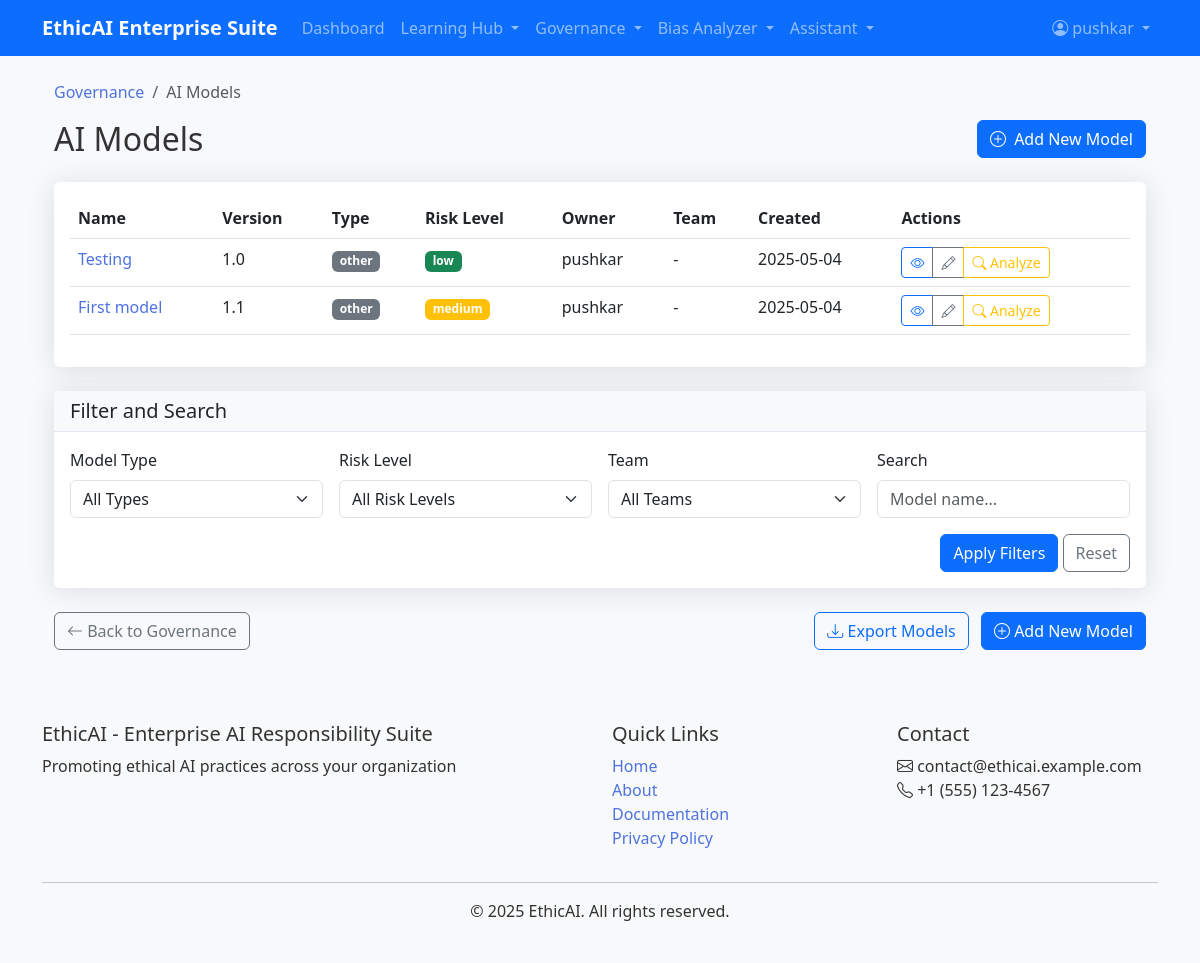
Screenshot of /governance/ai_models (signed in) with the database file from the repository.
### app/models.py (models this page shows, shortened)
class User(UserMixin, db.Model):
    id = db.Column(db.Integer, primary_key=True)
    username = db.Column(db.String(64), index=True, unique=True)
    email = db.Column(db.String(120), index=True, unique=True)
    password_hash = db.Column(db.String(128))
    role = db.Column(db.String(20), default=ROLES['USER'])
    is_active = db.Column(db.Boolean, default=True)
    created_at = db.Column(db.DateTime, default=datetime.utcnow)
    certificates = db.relationship('Certificate', backref='user', lazy='dynamic')
    ai_models = db.relationship('AIModel', backref='owner', lazy='dynamic')
    assessments = db.relationship('Assessment', backref='user', lazy='dynamic')
    assistant_interactions = db.relationship('AssistantInteraction', backref='user', lazy='dynamic')

class AIModel(db.Model):
    id = db.Column(db.Integer, primary_key=True)
    name = db.Column(db.String(128), index=True)
    version = db.Column(db.String(64))
    description = db.Column(db.Text)
    model_type = db.Column(db.String(64))  # classification, regression, nlp, etc.
    risk_level = db.Column(db.String(20))  # low, medium, high
    file_path = db.Column(db.String(256), nullable=True)
    api_endpoint = db.Column(db.String(256), nullable=True)
    created_at = db.Column(db.DateTime, default=datetime.utcnow)
    updated_at = db.Column(db.DateTime, default=datetime.utcnow, onupdate=datetime.utcnow)
    owner_id = db.Column(db.Integer, db.ForeignKey('user.id'))
    team_id = db.Column(db.Integer, db.ForeignKey('team.id'), nullable=True)
    audit_logs = db.relationship('AuditLog', backref='ai_model', lazy='dynamic')
    bias_reports = db.relationship('BiasReport', backref='ai_model', lazy='dynamic')
    compliance_statuses = db.relationship('ComplianceStatus', backref='ai_model', lazy='dynamic')

### app/modules/governance/routes.py (the view)
@bp.route('/ai_models')
@login_required
def ai_models():
    try:
        ai_models = AIModel.query.filter_by(owner_id=current_user.id).all()
        for team in current_user.teams:
            team_models = AIModel.query.filter_by(team_id=team.id).all()
            for model in team_models:
                if model not in ai_models:
                    ai_models.append(model)
        return render_template(
            'governance/ai_models.html',
            title='AI Models',
            ai_models=ai_models
        )
    except Exception as e:
        print(f"Database error: {e}")
        flash("An error occurred while processing your request. Please try again later.", "error")
        return redirect(url_for('main.index'))

### app/models.py (called while the page is built)
@login_manager.user_loader
def load_user(id):
    return User.query.get(int(id))

### app/templates/governance/ai_models.html (shortened to what this page needs)
{% extends "base.html" %}
{% block content %}
<div class="container">
    <div class="row mb-4">
        <div class="col-lg-12">
            <nav aria-label="breadcrumb">
                <ol class="breadcrumb">
                    <li class="breadcrumb-item"><a href="{{ url_for('governance.index') }}">Governance</a></li>
                    <li class="breadcrumb-item active">AI Models</li>
                </ol>
            </nav>
            <div class="d-flex justify-content-between align-items-center mb-4">
                <h1 class="h2 mb-0">AI Models</h1>
                <a href="{{ url_for('governance.add_ai_model') }}" class="btn btn-primary">
                    <i class="bi bi-plus-circle me-1"></i> Add New Model
                </a>
            </div>
            <div class="card">
                <div class="card-body">
                    <div class="table-responsive">
                        {% if ai_models %}
                        <table class="table table-hover">
                            <thead>
                                <tr>
                                    <th>Name</th>
                                    <th>Version</th>
                                    <th>Type</th>
                                    <th>Risk Level</th>
                                    <th>Owner</th>
                                    <th>Team</th>
                                    <th>Created</th>
                                    <th>Actions</th>
                                </tr>
                            </thead>
                            <tbody>
                                {% for model in ai_models %}
                                <tr>
                                    <td>
                                        <a href="{{ url_for('governance.ai_model', model_id=model.id) }}">{{ model.name }}</a>
                                    </td>
                                    <td>{{ model.version }}</td>
                                    <td>
                                        <span class="badge {% if model.model_type == 'classification' %}bg-info{% elif model.model_type == 'regression' %}bg-success{% elif model.model_type == 'clustering' %}bg-warning{% elif model.model_type == 'nlp' %}bg-primary{% elif model.model_type == 'vision' %}bg-dark{% else %}bg-secondary{% endif %}">
                                            {{ model.model_type }}
                                        </span>
                                    </td>
                                    <td>
                                        <span class="badge {% if model.risk_level == 'low' %}bg-success{% elif model.risk_level == 'medium' %}bg-warning{% elif model.risk_level == 'high' %}bg-danger{% else %}bg-secondary{% endif %}">
                                            {{ model.risk_level }}
                                        </span>
                                    </td>
                                    <td>
                                        {% if model.owner %}
                                            {{ model.owner.username }}
                                        {% else %}
                                            Unknown
                                        {% endif %}
                                    </td>
                                    <td>
                                        {% if model.team %}
                                            {{ model.team.name }}
                                        {% else %}
                                            -
                                        {% endif %}
                                    </td>
                                    <td>{{ model.created_at.strftime('%Y-%m-%d') }}</td>
                                    <td>
                                        <div class="btn-group">
                                            <a href="{{ url_for('governance.ai_model', model_id=model.id) }}" class="btn btn-sm btn-outline-primary">
                                                <i class="bi bi-eye"></i>
                                            </a>
                                            <a href="{{ url_for('governance.update_ai_model', model_id=model.id) }}" class="btn btn-sm btn-outline-secondary">
                                                <i class="bi bi-pencil"></i>
                                            </a>
                                            <a href="{{ url_for('bias_analyzer.analyze_model', model_id=model.id) }}" class="btn btn-sm btn-outline-warning">
                                                <i class="bi bi-search"></i> Analyze
                                            </a>
                                        </div>
                                    </td>
                                </tr>
                                {% endfor %}
                            </tbody>
                        </table>
                        {% endif %}
                    </div>
                </div>
            </div>
            <div class="card mt-4">
                <div class="card-header bg-light">
                    <h5 class="card-title m-0">Filter and Search</h5>
                </div>
                <div class="card-body">
                    <form id="modelFilterForm" class="row g-3">
                        <div class="col-md-3">
                            <label for="modelTypeFilter" class="form-label">Model Type</label>
                            <select class="form-select" id="modelTypeFilter">
                                <option value="">All Types</option>
                            </select>
                        </div>
                        <div class="col-md-3">
                            <label for="riskLevelFilter" class="form-label">Risk Level</label>
                            <select class="form-select" id="riskLevelFilter">
                                <option value="">All Risk Levels</option>
                            </select>
                        </div>
                        <div class="col-md-3">
                            <label for="teamFilter" class="form-label">Team</label>
                            <select class="form-select" id="teamFilter">
                                <option value="">All Teams</option>
                            </select>
                        </div>
                        <div class="col-md-3">
                            <label for="searchInput" class="form-label">Search</label>
                            <input type="text" class="form-control" id="searchInput" placeholder="Model name...">
                        </div>
                        <div class="col-12 text-end">
                            <button type="submit" class="btn btn-primary">Apply Filters</button>
                            <button type="reset" class="btn btn-outline-secondary">Reset</button>
                        </div>
                    </form>
                </div>
            </div>
            <div class="d-flex justify-content-between mt-4">
                <a href="{{ url_for('governance.index') }}" class="btn btn-outline-secondary">
                    <i class="bi bi-arrow-left"></i> Back to Governance
                </a>
                <div>
                    <button type="button" class="btn btn-outline-primary me-2" id="exportBtn">
                        <i class="bi bi-download"></i> Export Models
                    </button>
                    <a href="{{ url_for('governance.add_ai_model') }}" class="btn btn-primary">
                        <i class="bi bi-plus-circle"></i> Add New Model
                    </a>
                </div>
            </div>
        </div>
    </div>
</div>
{% endblock %}

### app/templates/base.html (shortened to what this page needs)
<!DOCTYPE html>
<html lang="en">
<head>
    <link rel="stylesheet" href="https://cdn.jsdelivr.net/npm/bootstrap@5.3.0/dist/css/bootstrap.min.css">
    <link rel="stylesheet" href="{{ url_for('static', filename='css/styles.css') }}">
    <link rel="stylesheet" href="{{ url_for('static', filename='css/loading.css') }}">
    <link rel="stylesheet" href="{{ url_for('static', filename='css/gene-loader.css') }}">
    <link rel="stylesheet" href="https://cdn.jsdelivr.net/npm/bootstrap-icons@1.10.0/font/bootstrap-icons.css">
</head>
<body>
    <header>
        <nav class="navbar navbar-expand-lg navbar-dark bg-primary">
            <div class="container">
                <a class="navbar-brand" href="{{ url_for('main.index') }}">
                    <strong>EthicAI</strong> <span class="text-light">Enterprise Suite</span>
                </a>
                <div class="collapse navbar-collapse" id="navbarNav">
                    <ul class="navbar-nav me-auto">
                        {% if current_user.is_authenticated %}
                        <li class="nav-item">
                            <a class="nav-link" href="{{ url_for('main.dashboard') }}">Dashboard</a>
                        </li>
                        <li class="nav-item dropdown">
                            <a class="nav-link dropdown-toggle" href="#" id="learningDropdown" role="button" data-bs-toggle="dropdown">
                                Learning Hub
                            </a>
                        </li>
                        <li class="nav-item dropdown">
                            <a class="nav-link dropdown-toggle" href="#" id="governanceDropdown" role="button" data-bs-toggle="dropdown">
                                Governance
                            </a>
                        </li>
                        <li class="nav-item dropdown">
                            <a class="nav-link dropdown-toggle" href="#" id="biasDropdown" role="button" data-bs-toggle="dropdown">
                                Bias Analyzer
                            </a>
                        </li>
                        <li class="nav-item dropdown">
                            <a class="nav-link dropdown-toggle" href="#" id="assistantDropdown" role="button" data-bs-toggle="dropdown">
                                Assistant
                            </a>
                        </li>
                        {% endif %}
                    </ul>
                    <ul class="navbar-nav ms-auto">
                        {% if current_user.is_authenticated %}
                        <li class="nav-item dropdown">
                            <a class="nav-link dropdown-toggle" href="#" id="userDropdown" role="button" data-bs-toggle="dropdown">
                                <i class="bi bi-person-circle"></i> {{ current_user.username }}
                            </a>
                        </li>
                        {% endif %}
                    </ul>
                </div>
            </div>
        </nav>
    </header>
    <main class="container mt-4">
        {% block content %}{% endblock %}
    </main>
    <footer class="bg-light py-4 mt-5">
        <div class="container">
            <div class="row">
                <div class="col-md-6">
                    <h5>EthicAI - Enterprise AI Responsibility Suite</h5>
                    <p>Promoting ethical AI practices across your organization</p>
                </div>
                <div class="col-md-3">
                    <h5>Quick Links</h5>
                    <ul class="list-unstyled">
                        <li><a href="{{ url_for('main.index') }}">Home</a></li>
                        <li><a href="#">About</a></li>
                        <li><a href="#">Documentation</a></li>
                        <li><a href="#">Privacy Policy</a></li>
                    </ul>
                </div>
                <div class="col-md-3">
                    <h5>Contact</h5>
                    <ul class="list-unstyled">
                        <li><i class="bi bi-envelope"></i> contact@ethicai.example.com</li>
                        <li><i class="bi bi-telephone"></i> +1 (555) 123-4567</li>
                    </ul>
                </div>
            </div>
            <hr>
            <div class="text-center">
                <p>&copy; {{ 2025 }} EthicAI. All rights reserved.</p>
            </div>
        </div>
    </footer>
</body>
</html>

### app/static/css/styles.css (style rules this page uses)
:root { --primary-color: #4e73df; --secondary-color: #2c9faf; --success-color: #1cc88a; --danger-color: #e74a3b; --warning-color: #f6c23e; --info-color: #36b9cc; --dark-color: #5a5c69; --light-color: #f8f9fc; }
body { font-family: 'Nunito', 'Segoe UI', Roboto, Arial, sans-serif; background-color: #f8f9fc; color: #333; }
a { color: var(--primary-color); text-decoration: none; }
.card { border: none; box-shadow: 0 0.15rem 1.75rem 0 rgba(58, 59, 69, 0.15); transition: transform 0.3s, box-shadow 0.3s; }
.card-header { background-color: white; border-bottom: 1px solid #e3e6f0; }
.navbar-brand { font-weight: 800; }
.navbar-dark .navbar-brand { color: white; }

### app/static/css/loading.css (style rules this page uses)
.btn { transition: all 0.2s ease-in-out; }

### rows the page displays
User: username "pushkar"
AIModel: name "Testing", version "1.0", model_type "other", risk_level "low", owner.username "pushkar", created_at "2025-05-04"
AIModel: name "First model", version "1.1", model_type "other", risk_level "medium", owner.username "pushkar", created_at "2025-05-04"

### other values shown
{{ 2025 }} "2025"
